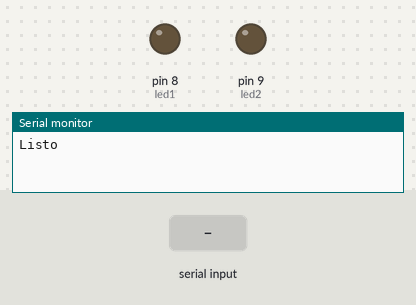
A sketch run on a simulated Arduino Uno, built with avr-gcc and run on an emulated ATmega328P. On the bench: output pins drawn as LEDs (lit = HIGH), the last lines printed to the serial monitor. Inputs (shaded band) come from the test bench.

Above: at 2.2 s.
2.3 s: "1" received over Serial
At 2.8 s:
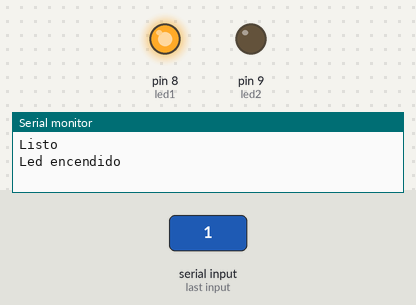
3.8 s: "2" received over Serial
At 5.1 s:
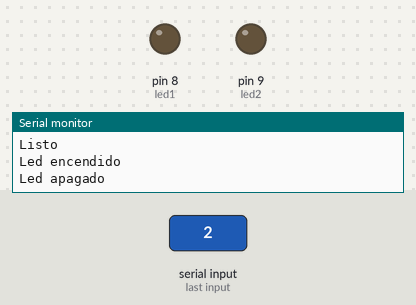
Timing chart, 0 to 6.8 s (numbered marks = the images above; inputs shaded):
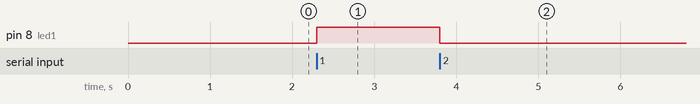

The sketch:

Control-USB_Led.ino
```cpp
#include <SoftwareSerial.h>
char dato;
int led1 = 8;
int led2 = 9;

void setup() {
  Serial.begin(9600);
  pinMode(led1, OUTPUT);
  pinMode(led2, OUTPUT);
  digitalWrite(led1, LOW);
  digitalWrite(led2, LOW);
  Serial.println("Listo");
  delay(1000);

}

void loop() {
  if (Serial.available()) {
    dato = Serial.read();
    if (dato == '1') {
      digitalWrite(led1, HIGH);
      Serial.println("Led encendido");
    }
    if (dato == '2') {
      digitalWrite(led1, LOW);
      Serial.println("Led apagado");
    }
  }

}
```

Measured:
- after the input at 2.3 s, pin 8 (led1): LOW → HIGH at once
- after the input at 3.8 s, pin 8 (led1): HIGH → LOW at once
